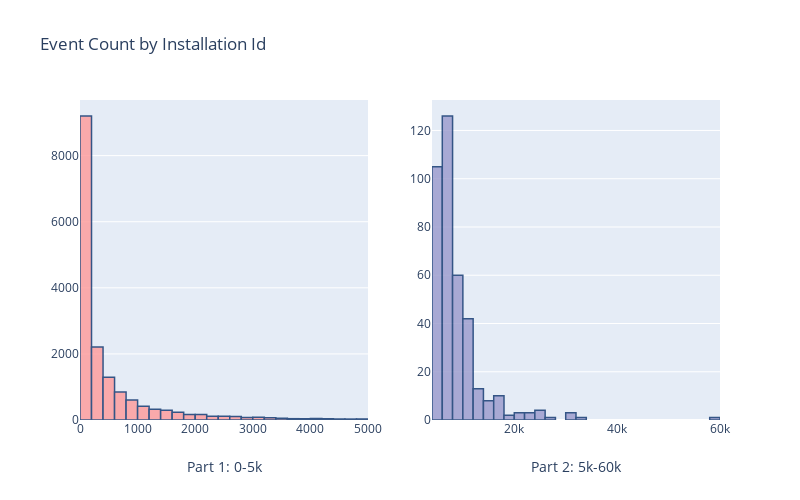

Write notebook code for a chart like this one.
### Code cell
event_id_by_ins_id_1 = df_train.groupby(["installation_id"])["event_id"].agg("count").sort_values(ascending=False)[382:]
event_id_by_ins_id_2 = df_train.groupby(["installation_id"])["event_id"].agg("count").sort_values(ascending=False)[:382]

fig = make_subplots(rows=1, cols=2)

trace1 = go.Histogram(x=event_id_by_ins_id_1,
                 marker_color='#FF9999',
                 opacity=0.2,
                 nbinsx=40
                     )

trace2 = go.Histogram(x=event_id_by_ins_id_2,
                 marker_color='#9999CC',
                 opacity=0.75,
                 nbinsx=40
                )

fig.append_trace(trace1, 1, 1)
fig.append_trace(trace2, 1, 2)


fig.update_layout(
    height=500, width=800, showlegend=False,
    title='Event Count by Installation Id',
  )

fig['layout']['xaxis1'].update(title='Part 1: 0-5k')
fig['layout']['xaxis2'].update(title='Part 2: 5k-60k')

fig.update_traces(marker_line_color='rgb(8,48,107)',
                  marker_line_width=1.5, opacity=0.8
                 )

fig.show()

### Figure 1 — Plotly figure (JSON) as saved in the notebook; plotly's stock layout.template omitted (floating-point values rounded to 4 significant figures; data arrays with more than 128 entries replaced by an {"elided": "..."} marker saying what was removed)
{"data": [{"marker": {"color": "#FF9999", "line": {"color": "rgb(8,48,107)", "width": 1.5}}, "nbinsx": 40, "opacity": 0.8, "type": "histogram", "x": {"elided": "16618 int values"}, "xaxis": "x", "yaxis": "y"}, {"marker": {"color": "#9999CC", "line": {"color": "rgb(8,48,107)", "width": 1.5}}, "nbinsx": 40, "opacity": 0.8, "type": "histogram", "x": {"elided": "382 int values"}, "xaxis": "x2", "yaxis": "y2"}], "layout": {"height": 500, "showlegend": false, "title": {"text": "Event Count by Installation Id"}, "width": 800, "xaxis": {"anchor": "y", "domain": [0, 0.45], "title": {"text": "Part 1: 0-5k"}}, "xaxis2": {"anchor": "y2", "domain": [0.55, 1], "title": {"text": "Part 2: 5k-60k"}}, "yaxis": {"anchor": "x", "domain": [0, 1]}, "yaxis2": {"anchor": "x2", "domain": [0, 1]}}}
